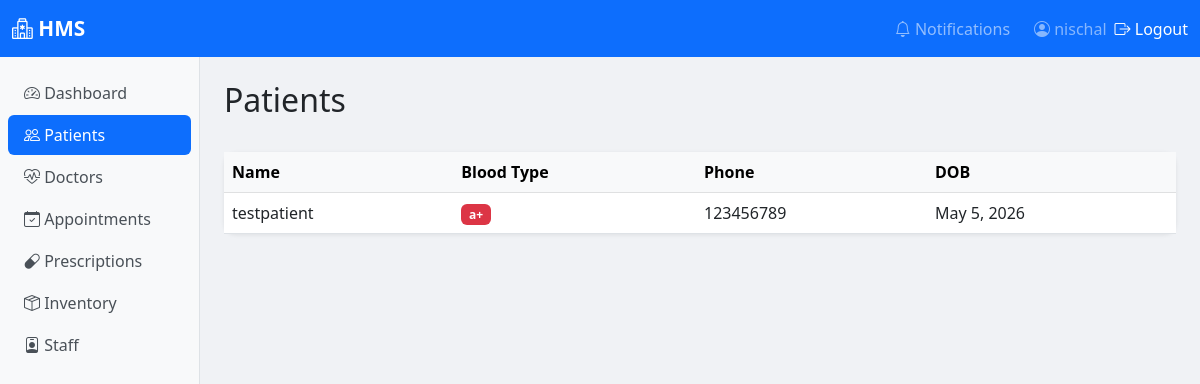
/patients/ (signed in), run on the app's committed database.
### patients/models.py (models this page shows, shortened)
class Patient(models.Model):
    name = models.CharField(max_length=50)
    dob = models.DateField()
    blood_type = models.CharField(max_length=3)
    p_phone = models.CharField(max_length=15)
    e_phone = models.CharField(max_length=15)
    address = models.CharField(max_length=100)

### patients/views.py (the view)
# urls.py: path('patients/', patient_views.patient_list),
def patient_list(request):
    patients = Patient.objects.all()
    return render(request, 'patients/patient_list.html', {'patients': patients})

### patients/templates/patients/patient_list.html (shortened to what this page needs)
<!DOCTYPE html>
<html lang="en">
<head>
</head>
<body>
    {% extends 'base.html' %}
{% block nav_patients %}active{% endblock %}
{% block content %}
<div class="d-flex justify-content-between align-items-center mb-4">
    <h2>Patients</h2>
</div>
<div class="card">
    <div class="card-body p-0">
        <table class="table table-hover mb-0">
            <thead class="table-light">
                <tr><th>Name</th><th>Blood Type</th><th>Phone</th><th>DOB</th></tr>
            </thead>
            <tbody>
                {% for patient in patients %}
                <tr>
                    <td>{{ patient.name }}</td>
                    <td><span class="badge bg-danger">{{ patient.blood_type }}</span></td>
                    <td>{{ patient.p_phone }}</td>
                    <td>{{ patient.dob }}</td>
                </tr>
                {% empty %}
                <tr><td colspan="4" class="text-muted p-3">No patients yet.</td></tr>
                {% endfor %}
            </tbody>
        </table>
    </div>
</div>
{% endblock %}

### templates/base.html (shortened to what this page needs)
<!DOCTYPE html>
<html lang="en">
<head>
    <link href="https://cdn.jsdelivr.net/npm/bootstrap@5.3.0/dist/css/bootstrap.min.css" rel="stylesheet">
    <link href="https://cdn.jsdelivr.net/npm/bootstrap-icons@1.10.0/font/bootstrap-icons.css" rel="stylesheet">
</head>
<body>
<nav class="navbar navbar-expand-lg navbar-dark bg-primary">
    <div class="container-fluid">
        <a class="navbar-brand" href="/dashboard/">
            <i class="bi bi-hospital"></i> HMS
        </a>
        <div class="collapse navbar-collapse" id="navbarNav">
            <ul class="navbar-nav ms-auto align-items-center">
                {% if user.is_authenticated %}
                    <li class="nav-item me-2">
                        <a class="nav-link" href="/notifications/">
                            <i class="bi bi-bell"></i> Notifications
                        </a>
                    </li>
                    <li class="nav-item">
                        <span class="nav-link text-white-50">
                            <i class="bi bi-person-circle"></i> {{ user.username }}
                        </span>
                    </li>
                    <li class="nav-item">
                        <form method="post" action="/logout/" class="d-inline">
                            <button type="submit" class="nav-link btn btn-link text-white p-0">
                             <i class="bi bi-box-arrow-right"></i> Logout
                            </button>
                        </form>
                    </li>
                {% else %}
                    <li class="nav-item">
                        <a class="nav-link" href="/login/">Login</a>
                    </li>
                {% endif %}
            </ul>
        </div>
    </div>
</nav>
<div class="container-fluid p-0">
    <div class="row g-0">
        {% if user.is_authenticated %}
        <div class="col-md-2 sidebar py-3 px-2">
            <nav class="nav flex-column">
                <a class="nav-link {% block nav_dashboard %}{% endblock %}" href="/dashboard/">
                    <i class="bi bi-speedometer2"></i> Dashboard
                </a>
                <a class="nav-link {% block nav_patients %}{% endblock %}" href="/patients/">
                    <i class="bi bi-people"></i> Patients
                </a>
                <a class="nav-link {% block nav_doctors %}{% endblock %}" href="/doctors/">
                    <i class="bi bi-heart-pulse"></i> Doctors
                </a>
                <a class="nav-link {% block nav_appointments %}{% endblock %}" href="/appointments/">
                    <i class="bi bi-calendar-check"></i> Appointments
                </a>
                <a class="nav-link {% block nav_prescriptions %}{% endblock %}" href="/prescriptions/">
                    <i class="bi bi-capsule"></i> Prescriptions
                </a>
                <a class="nav-link {% block nav_inventory %}{% endblock %}" href="/inventory/">
                    <i class="bi bi-box-seam"></i> Inventory
                </a>
                <a class="nav-link {% block nav_staff %}{% endblock %}" href="/staff/">
                    <i class="bi bi-person-badge"></i> Staff
                </a>
            </nav>
        </div>
        {% endif %}
        <div class="col-md-{% if user.is_authenticated %}10{% else %}12{% endif %} main-content p-4">
            {% block content %}{% endblock %}
        </div>
    </div>
</div>
</body>
</html>

### templates/base.html (style rules this page uses)
.navbar-brand { font-weight: 700; font-size: 1.3rem; }
.sidebar { min-height: calc(100vh - 56px); background: #f8f9fa; border-right: 1px solid #dee2e6; }
.sidebar .nav-link { color: #495057; border-radius: 6px; margin-bottom: 2px; }
.sidebar .nav-link.active { background: #0d6efd; color: white; }
.sidebar .nav-link i { width: 20px; }
.main-content { background: #f0f2f5; min-height: calc(100vh - 56px); }
.card { border: none; border-radius: 12px; box-shadow: 0 1px 4px rgba(0,0,0,0.08); }

### data on the page
Patient: name "testpatient", blood_type "a+", p_phone "123456789", dob "May 5, 2026"

### other printed values
{{ user.username }} "nischal"
